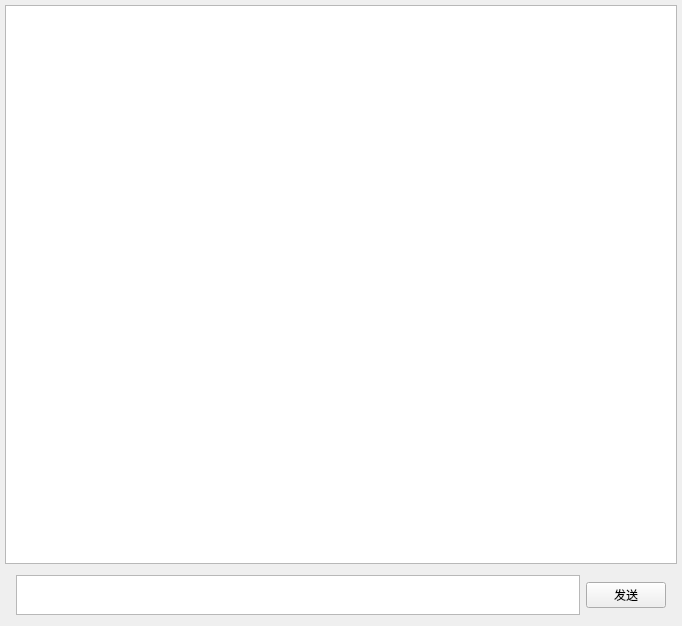
<?xml version="1.0" encoding="UTF-8"?>
<ui version="4.0">
 <class>ChatWindow</class>
 <widget class="QMainWindow" name="ChatWindow">
  <property name="geometry">
   <rect>
    <x>0</x>
    <y>0</y>
    <width>682</width>
    <height>626</height>
   </rect>
  </property>
  <property name="windowTitle">
   <string>MainWindow</string>
  </property>
  <widget class="QWidget" name="centralWidget">
   <layout class="QVBoxLayout" name="verticalLayout_2" stretch="0,0">
    <property name="spacing">
     <number>0</number>
    </property>
    <property name="leftMargin">
     <number>5</number>
    </property>
    <property name="topMargin">
     <number>5</number>
    </property>
    <property name="rightMargin">
     <number>5</number>
    </property>
    <property name="bottomMargin">
     <number>0</number>
    </property>
    <item>
     <widget class="QListWidget" name="messageList">
      <property name="sizePolicy">
       <sizepolicy hsizetype="Expanding" vsizetype="Expanding">
        <horstretch>0</horstretch>
        <verstretch>9</verstretch>
       </sizepolicy>
      </property>
     </widget>
    </item>
    <item>
     <widget class="QWidget" name="inputWidget" native="true">
      <property name="sizePolicy">
       <sizepolicy hsizetype="Preferred" vsizetype="Fixed">
        <horstretch>0</horstretch>
        <verstretch>1</verstretch>
       </sizepolicy>
      </property>
      <property name="minimumSize">
       <size>
        <width>0</width>
        <height>60</height>
       </size>
      </property>
      <layout class="QHBoxLayout" name="horizontalLayout">
       <item>
        <widget class="QTextEdit" name="inputText">
         <property name="sizePolicy">
          <sizepolicy hsizetype="Preferred" vsizetype="Fixed">
           <horstretch>0</horstretch>
           <verstretch>0</verstretch>
          </sizepolicy>
         </property>
        </widget>
       </item>
       <item>
        <widget class="QPushButton" name="enterButton">
         <property name="sizePolicy">
          <sizepolicy hsizetype="Fixed" vsizetype="Fixed">
           <horstretch>0</horstretch>
           <verstretch>0</verstretch>
          </sizepolicy>
         </property>
         <property name="text">
          <string>发送</string>
         </property>
        </widget>
       </item>
      </layout>
     </widget>
    </item>
   </layout>
  </widget>
 </widget>
 <layoutdefault spacing="6" margin="11"/>
 <resources/>
 <connections/>
</ui>
